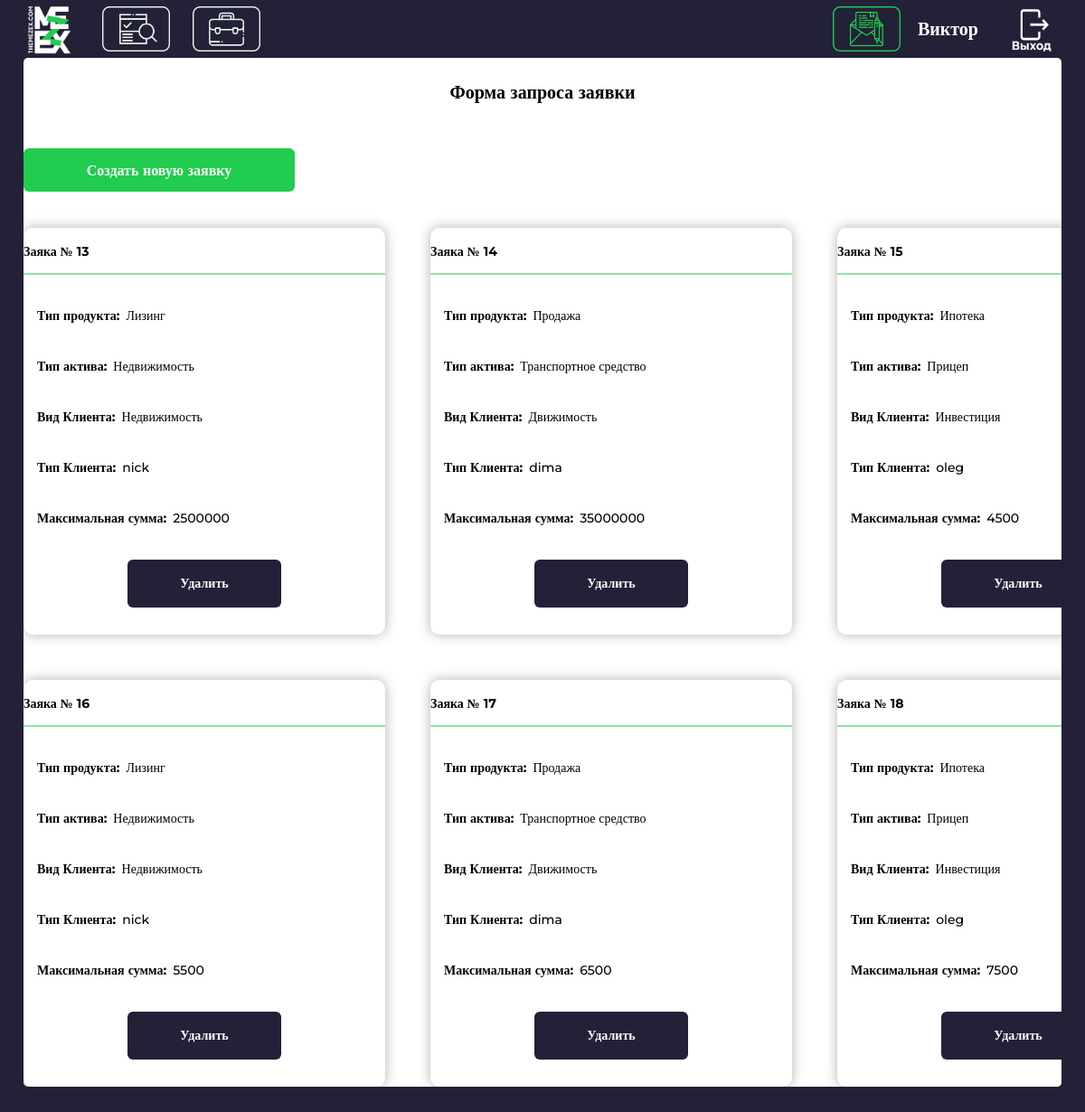
The app's page /create/ (signed in) with its own data.
### invest/models.py (models this page shows, shortened)
class Investor(models.Model):
    id_Account = models.ForeignKey(Account, on_delete = models.CASCADE)
    id_ViewClient = models.ForeignKey(ViewClient, on_delete= models.PROTECT)
    name = models.TextField()

class FinProduct(models.Model):
    NameOfFinProduct = models.TextField()

class TypeActiv(models.Model):
    NameOfTypeActiv = models.TextField()

class ViewActiv(models.Model):
    NameOfViewActiv = models.TextField()

class ViewClient(models.Model):
    NameOfViewClient = models.TextField()

### invest/views.py (the view)
# urls.py: path('create/', views.create, name='create'),
@login_required
def create(request):
    clients = Account.objects.filter(username = request.user.username)
    client = clients[0]
    investors = Investor.objects.filter(id_Account = client.id)
    investor = investors[0]
    RI = RequestInvestor.objects.filter(id_Investor = investor.id)
    infos = []
    for ReqInv in RI:
        infos.append(CreateOutput(id = ReqInv.id, FinProduct = ReqInv.id_FinProduct.NameOfFinProduct, TypeActiv= ReqInv.id_TypeActiv.NameOfTypeActiv, ViewActiv= ReqInv.id_ViewActiv.NameOfViewActiv, ViewClient=ReqInv.id_ViewClient.NameOfViewClient, max_sum = ReqInv.max_sum, min_sum=ReqInv.min_sum, max_term=ReqInv.max_term, min_term=ReqInv.min_term))
    return render(request, 'invest/create.html', {'infos' : infos, 'NameOfInvestor' : investor.name})

### invest/templates/invest/create.html (shortened to what this page needs)
{% load static %}
<!DOCTYPE html>
<html lang="ru">
<head>
	<link rel="stylesheet" href={% static 'invest/css/offers_create.css' %}>
</head>
<body>
    <div class="container-overlay">
        <div class="container-all">
            <div class="container-header">
                <div class="container-header-content">
                    <div class="container-header-content-logo">
                        <img src={% static 'invest/img/mezex_logo_white.png' %} class="pic-logo">
                    </div>
                    <div class="container-header-content-applications">
                        <a href ="{% url 'home' %}">
                            <img src={% static 'invest/img/applic_pas.png' %} class="pic-bag">
                        </a>
                    </div>
                    <div class="container-header-content-applications container-header-content-offers">
                        <a href ="{% url 'offers' %}">
                            <img src={% static 'invest/img/offers_pas.png' %} class="pic-bag pic-bag2">
                        </a>
                    </div>
                    <div class="container-header-content-fio">
                        <div class="container-header-content-create">
                            <a href ="{% url 'create' %}">
                                <img src={% static 'invest/img/create_act.png' %} class="pic-create">
                            </a>
                        </div>
                        <div class="container-header-content-fio-fio">{{ NameOfInvestor }}</div>
                        {% if user.is_authenticated %}
                            <div class ="container-header-content-fio-out">
                                <a href ="{% url 'logout' %}"><button type="button" class="button-out">
                                <img src= {% static 'invest/img/button_outs.png' %} class="header-button-out-icon">
                                </button>
                                </a>
                            </div>
                        {% endif %}
                    </div>
                </div>
            </div>
            <div class="window_applications">
            <div class="layout_container-content">
                <div class="section-container-applications">
                    <div class="text-applications">Форма запроса заявки</div>
                        <div class="container_all_create">
                            <div class="container_button_create">
                                    <button onclick="create_new_applic()" class="button_create">Создать новую заявку</button>
                            </div>
                            <div class="flex-container-create">
                                {% for info in infos %}
                                <div class="flex-item-create" name = 'id_inv' id="{{ info.id }}">
                                    <div class="container_up_create">
                                        <div class="text-fio-create">Заяка № {{ info.id }}</div>
                                    </div>
                                    <div class="green-line"></div>
                                    <div class="block_text">
                                        <div class="text_main_create">Тип продукта: <div class="text_all_create">{{info.FinProduct}}</div></div>
                                        <div class="text_main_create">Тип актива: <div class="text_all_create">{{info.TypeActiv}}</div></div>
                                        <div class="text_main_create">Вид Клиента: <div class="text_all_create">{{info.ViewActiv}}</div></div>
                                        <div class="text_main_create">Тип Клиента: <div class="text_all_create">{{info.ViewClient}}</div></div>
                                        <div class="text_main_create">Максимальная сумма: <div class="text_all_create">{{info.max_sum}}</div></div>
                                    </div>
                                    <div class="block_but_delete">
                                        <a href ="{% url 'CreateDelete' info.id %}">
                                        <button id='{{ info.id }}' onclick="delete_create(event)" class ="button_delete_little">Удалить</button>
                                        </a>
                                    </div>
                                </div>
                                {% endfor %}
                            </div>
                        </div>
                </div>
            </div>
            </div>
        </div>
    </div>
</body>

### records on screen
Investor: name "Виктор"
FinProduct: FinProduct "Лизинг" "Лизинг"
TypeActiv: TypeActiv "Недвижимость" "Недвижимость"
ViewActiv: ViewActiv "Недвижимость" "Недвижимость"
ViewClient: ViewClient "nick" "nick"
FinProduct: FinProduct "Продажа" "Продажа"
TypeActiv: TypeActiv "Транспортное средство" "Транспортное средство"
ViewActiv: ViewActiv "Движимость" "Движимость"
ViewClient: ViewClient "dima" "dima"
FinProduct: FinProduct "Ипотека" "Ипотека"
TypeActiv: TypeActiv "Прицеп" "Прицеп"
ViewActiv: ViewActiv "Инвестиция" "Инвестиция"
ViewClient: ViewClient "oleg" "oleg"

### other values on screen
{{ info.id }} "13" "14" "15" "16" "17" "18"
{{ info.max_sum }} "2500000" "35000000" "4500" "5500" "6500" "7500"
